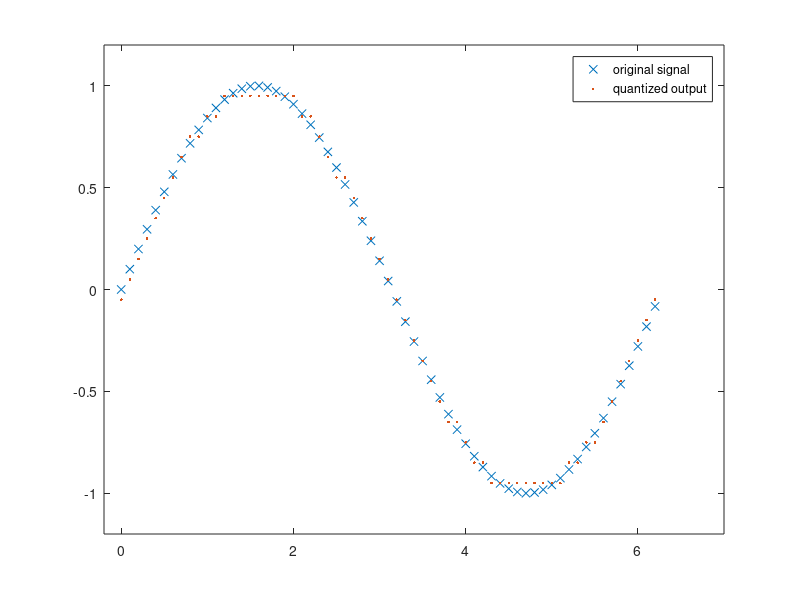

Write MATLAB code to recreate this figure.
% example5_6
t = [0:.1:2*pi]; % Times at which to sample the sine function
sig = sin(t); % Original signal, a sine wave
partition = [-1:.1:1]; % Length 21, to represent 22 intervals
codebook=[-1,-0.95,-0.85,-0.75,-0.65,-0.55,-0.45,-0.35,-0.25,-0.15,-0.05,0.05,0.15,0.25,0.35,0.45,0.55,0.65,0.75,0.85,0.95,1]; % Length 22, one entry for each interval
[index,quants, distor2] = quantiz(sig,partition,codebook); % Quantize.
plot(t,sig, ' x ',t,quants,'.')
axis([-.2 7 -1.2 1.2])
legend('original signal','quantized output')
[distor2] % Display mean square distortions